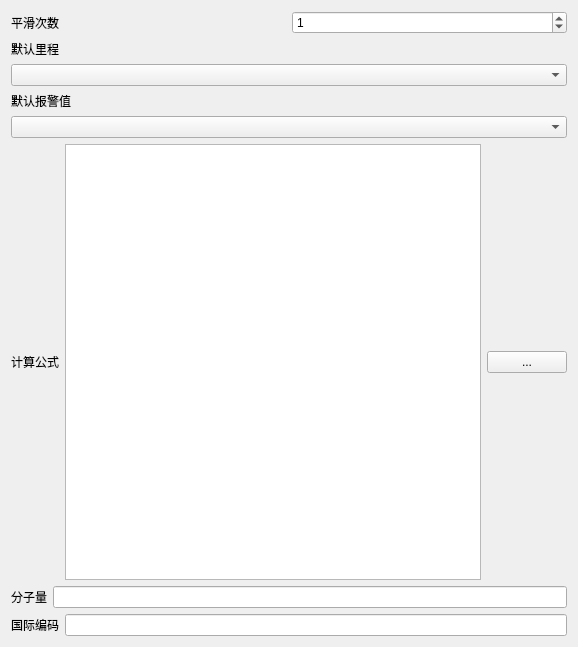
<?xml version="1.0" encoding="UTF-8"?>
<ui version="4.0">
 <class>VEExtend</class>
 <widget class="QWidget" name="VEExtend">
  <property name="geometry">
   <rect>
    <x>0</x>
    <y>0</y>
    <width>578</width>
    <height>647</height>
   </rect>
  </property>
  <property name="windowTitle">
   <string>Form</string>
  </property>
  <layout class="QVBoxLayout" name="verticalLayout">
   <item>
    <layout class="QHBoxLayout" name="horizontalLayout">
     <item>
      <widget class="QLabel" name="label">
       <property name="text">
        <string>平滑次数</string>
       </property>
      </widget>
     </item>
     <item>
      <widget class="QSpinBox" name="spinBox">
       <property name="value">
        <number>1</number>
       </property>
      </widget>
     </item>
    </layout>
   </item>
   <item>
    <widget class="QLabel" name="label_2">
     <property name="text">
      <string>默认里程</string>
     </property>
    </widget>
   </item>
   <item>
    <widget class="QComboBox" name="comboBox"/>
   </item>
   <item>
    <widget class="QLabel" name="label_3">
     <property name="text">
      <string>默认报警值</string>
     </property>
    </widget>
   </item>
   <item>
    <widget class="QComboBox" name="comboBox_2">
     <property name="currentIndex">
      <number>-1</number>
     </property>
    </widget>
   </item>
   <item>
    <layout class="QHBoxLayout" name="horizontalLayout_2">
     <item>
      <widget class="QLabel" name="label_4">
       <property name="text">
        <string>计算公式</string>
       </property>
      </widget>
     </item>
     <item>
      <widget class="QPlainTextEdit" name="plainTextEdit"/>
     </item>
     <item>
      <widget class="QPushButton" name="pushButton">
       <property name="text">
        <string>...</string>
       </property>
      </widget>
     </item>
    </layout>
   </item>
   <item>
    <layout class="QHBoxLayout" name="horizontalLayout_3">
     <item>
      <widget class="QLabel" name="label_5">
       <property name="text">
        <string>分子量</string>
       </property>
      </widget>
     </item>
     <item>
      <widget class="QLineEdit" name="lineEdit"/>
     </item>
    </layout>
   </item>
   <item>
    <layout class="QHBoxLayout" name="horizontalLayout_4">
     <item>
      <widget class="QLabel" name="label_6">
       <property name="text">
        <string>国际编码</string>
       </property>
      </widget>
     </item>
     <item>
      <widget class="QLineEdit" name="lineEdit_2"/>
     </item>
    </layout>
   </item>
  </layout>
 </widget>
 <resources/>
 <connections/>
</ui>
